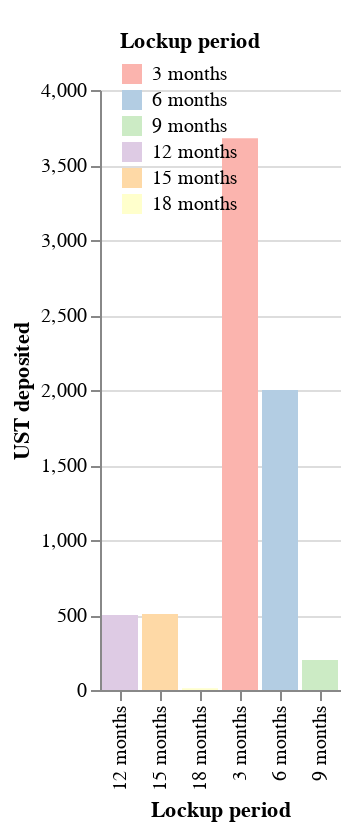

Notebook source saved alongside this figure:
### Code cell
pie_ust_chart = alt.Chart(last_duration_amount).mark_bar().encode(
    y=alt.Y(field="UST deposited", type="quantitative"),
    x=alt.X(field="Lockup period", type="nominal"),
    color=alt.Color("Lockup period",
            sort=['3 months','6 months',
                              '9 months','12 months',
                              '15 months','18 months'],
            scale=alt.Scale(scheme='pastel1'),
            legend=alt.Legend(
            orient='none',
            padding=10,
            legendY=-40,
            direction='vertical')),
    tooltip=["UST deposited","Lockup period"]
).configure_view(strokeOpacity=0)
pie_ust_chart

### Figure 1 — Vega-Lite specification as saved in the notebook (floating-point values rounded to 4 significant figures)
{"config": {"view": {"continuousWidth": 400, "continuousHeight": 300, "strokeOpacity": 0}}, "data": {"name": "data-beafa2c1ea8f44b0a7594f0fa76b8f26"}, "mark": "bar", "encoding": {"color": {"field": "Lockup period", "legend": {"direction": "vertical", "legendY": -40, "orient": "none", "padding": 10}, "scale": {"scheme": "pastel1"}, "sort": ["3 months", "6 months", "9 months", "12 months", "15 months", "18 months"], "type": "nominal"}, "tooltip": [{"field": "UST deposited", "type": "quantitative"}, {"field": "Lockup period", "type": "nominal"}], "x": {"field": "Lockup period", "type": "nominal"}, "y": {"field": "UST deposited", "type": "quantitative"}}, "$schema": "https://vega.github.io/schema/vega-lite/v4.17.0.json", "datasets": {"data-beafa2c1ea8f44b0a7594f0fa76b8f26": [{"Lockup period": "3 months", "UST deposited": 3678.0}, {"Lockup period": "6 months", "UST deposited": 2000.0}, {"Lockup period": "9 months", "UST deposited": 200.0}, {"Lockup period": "12 months", "UST deposited": 500.0}, {"Lockup period": "15 months", "UST deposited": 506.0}, {"Lockup period": "18 months", "UST deposited": 12.0}]}}
